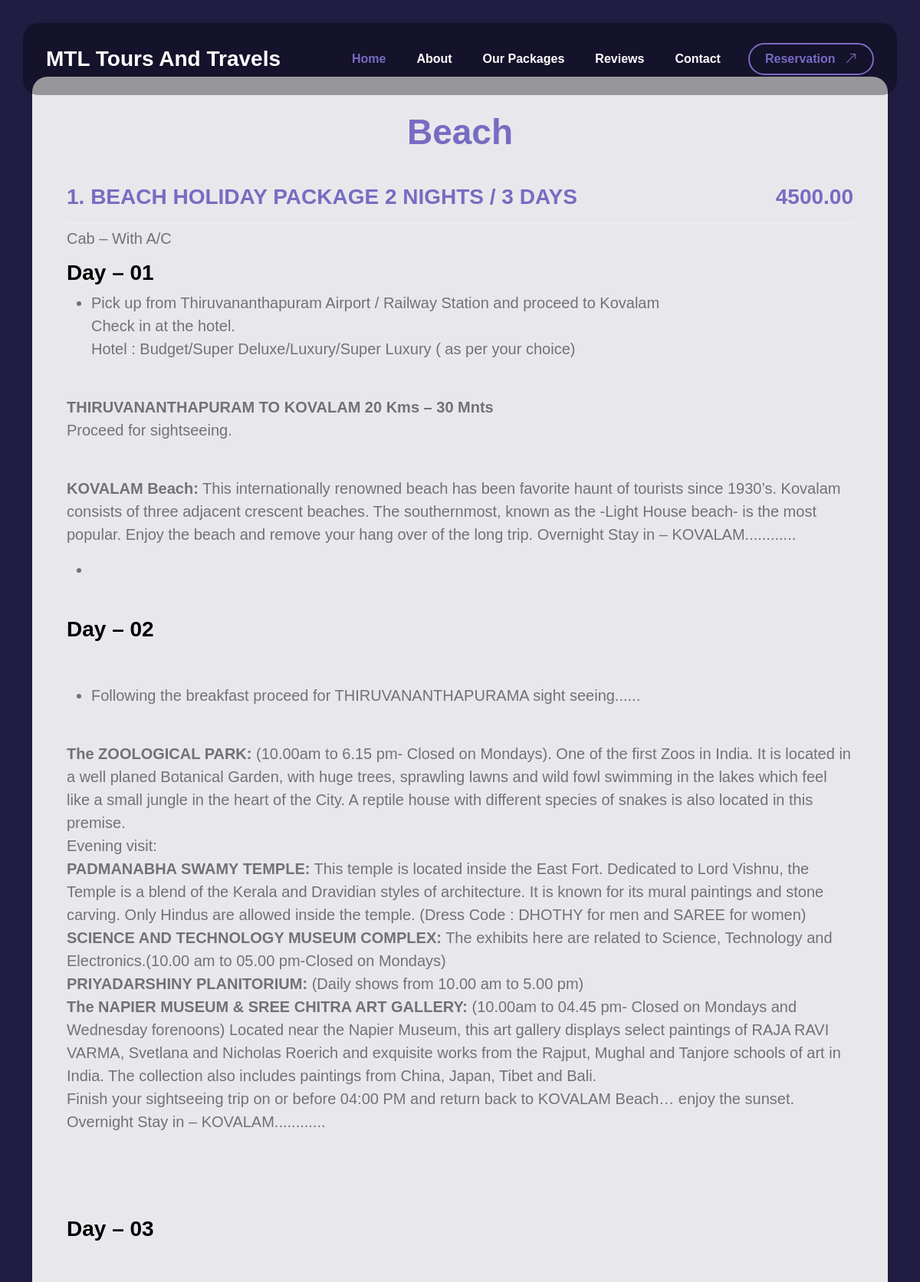
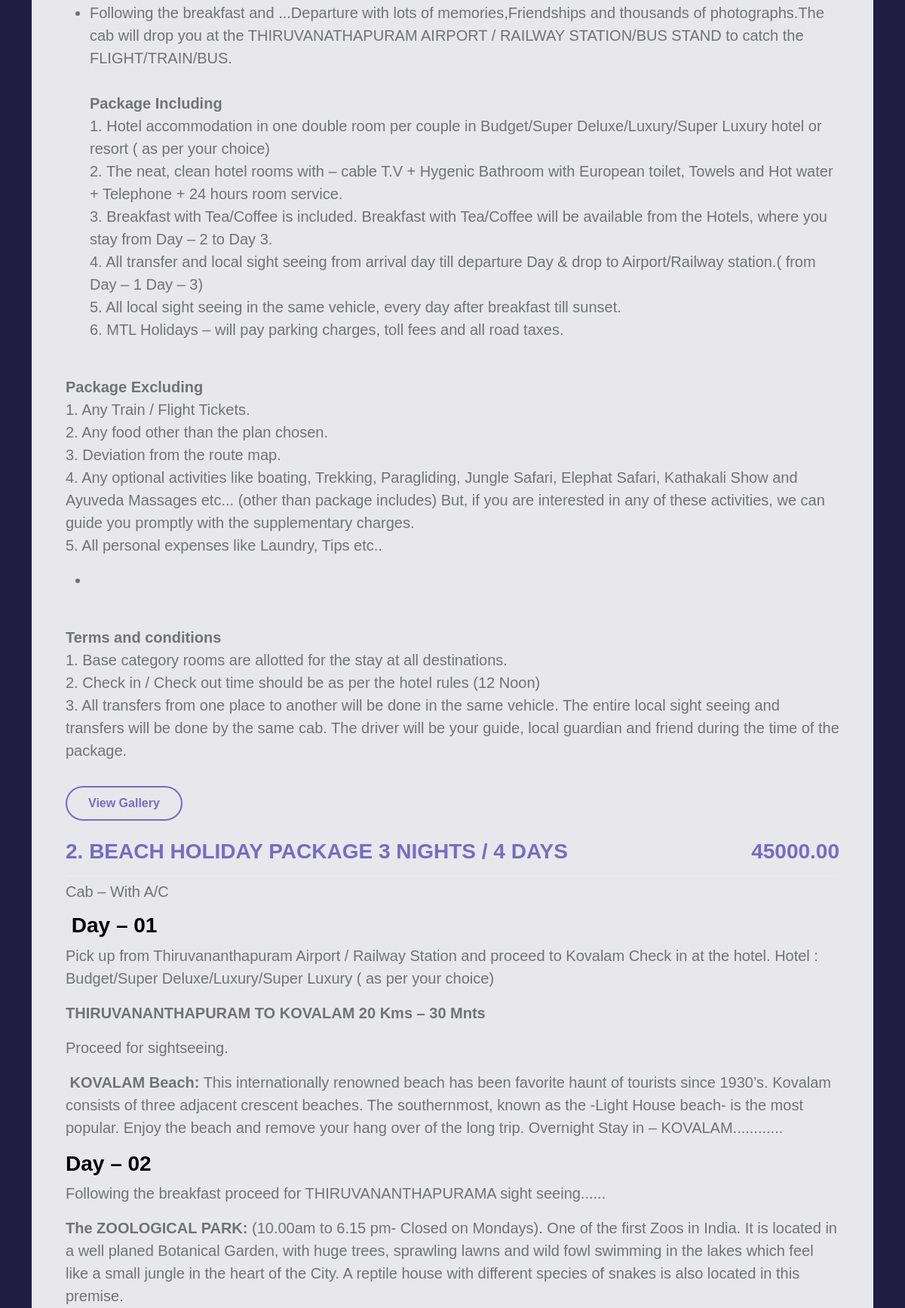
The page /category/5/ (upper part) on the database its author committed (2 pictures, top to bottom).
### travelapp/models.py (models this page shows, shortened)
class Category(models.Model):
    heading = models.CharField(max_length=255, verbose_name='Category Heading')
    image = models.ImageField(upload_to='image/', null=True, blank=True)

class Package(models.Model):
    category = models.ForeignKey(Category, on_delete=models.SET_DEFAULT, default=None, related_name='packages', verbose_name=('Category'))
    name = models.CharField(max_length=255, verbose_name=('Package Name'), unique=True)
    price = models.DecimalField(max_digits=8, decimal_places=2, verbose_name=('Price'))
    description = RichTextField(null=True, blank=True, verbose_name=('Description'))

### travelapp/views.py (the view)
# urls.py: path('category/<int:category_id>/',views. package_view, name='package_view'),
def package_view(request, category_id):
    category = get_object_or_404(Category, id=category_id)
    packages = category.packages.all()
    return render(request, 'package_view.html', {'category': category, 'packages': packages})

### travelapp/templates/package_view.html (shortened to what this page needs)
<!DOCTYPE html>
{%load static%}
<html lang="en">
<head>
    <link rel="stylesheet" href="{% static 'css/bootstrap.min.css' %}">
    <link rel="stylesheet" href="{% static 'css/bootstrap-icons.css' %}">
    <link rel="stylesheet" href="{% static 'css/vegas.min.css' %}">
    <link rel="stylesheet" href="{% static 'css/tooplate-barista.css' %}">
</head>
<body class="reservation-page">
    <main>
         <nav class="navbar navbar-expand-lg">
                    <div class="container">
                        <a class="navbar-brand d-flex align-items-center" href="{% url 'index' %}">
                            MTL Tours And Travels
                        </a>
                        <div class="collapse navbar-collapse" id="navbarNav">
                            <ul class="navbar-nav ms-lg-auto">
                                <li class="nav-item">
                                    <a class="nav-link click-scroll" href="{% url 'index' %}#section_1">Home</a>
                                </li>
                                <li class="nav-item">
                                    <a class="nav-link click-scroll" href="{% url 'index' %}#section_2">About</a>
                                </li>
                                <li class="nav-item">
                                    <a class="nav-link click-scroll" href="{% url 'category_selection' %}">Our Packages</a>
                                </li>
                                <li class="nav-item">
                                    <a class="nav-link click-scroll" href="{% url 'index' %}#section_4">Reviews</a>
                                </li>
                                <li class="nav-item">
                                    <a class="nav-link click-scroll" href="{% url 'index' %}#section_5">Contact</a>
                                </li>
                            </ul>
                            <div class="ms-lg-3">
                                <a class="btn custom-btn custom-border-btn" href="{% url 'reservation' %}">
                                    Reservation
                                    <i class="bi-arrow-up-right ms-2"></i>
                                </a>
                            </div>
                        </div>
                    </div>
                </nav>
        <section class="menu-section section-padding" id="section_3">
            <div class="container">
                <div class="row">
                    <div class="col-lg-14 col-12 mb-4 mb-lg-0">
                        <div style="background: rgba(255, 255, 255, 0.897);
                        border-radius: var(--border-radius-medium);
                        padding: 45px;">
                            <div class="text-center mb-4 pb-lg-2">
                                <h2 style="color: #776cc2;">{{ category.heading }}</h2>
                            </div>
                            {% for package in category.packages.all %}
                                <div class="menu-block">
                                    <div class="d-flex">
                                        <h4 style="color: #776cc2;">{{ package.name }}</h4>
                                        <h4 class="ms-auto" style="color: #776cc2;" style="font-size: 1.5em;">{{ package.price }}</h4>
                                    </div>
                                    <div class="border-top mt-2 pt-2">
                                        <h4> {{ package.description|safe }}<h4>
                                    </div>
                                    <a href="{% url 'gallery_url' package.id %}" class="smoothscroll btn custom-btn custom-border-btn mt-3 mb-4">View Gallery</a>
                                </div>
                            {% endfor %}
                        </div>
                    </div>
                </div>
            </div>
        </section>
    </main>
</body>
</html>

### travelapp/static/css/tooplate-barista.css (style rules this page uses)
:root { --white-color: #ffffff; --primary-color: #776cc2; --secondary-color: #776cc2; --section-bg-color: #201c42; --custom-btn-bg-color: #776cc2; --custom-btn-bg-hover-color: #776cc2; --dark-color: #000000; --p-color: #717275; --border-color: #7fffd4; --link-hover-color: #201c42; --body-font-family: 'Plus Jakarta Sans', sans-serif; --h1-font-size: 68px; --h2-font-size: 46px; --h3-font-size: 32px; --h4-font-size: 28px; --h5-font-size: 24px; --h6-font-size: 22px; --p-font-size: 20px; --btn-font-size: 16px; --form-btn-font-size: 18px; --menu-font-size: 16px; --border-radius-large: 100px; --border-radius-medium: 20px; --border-radius-small: 10px; --font-weight-thin: 200; --font-weight-light: 300; --font-weight-normal: 400; --font-weight-bold: 700; }
body { background-color: var(--white-color); font-family: var(--body-font-family); }
h2, h3, h4, h5, h6 { color: var(--dark-color); }
h1, h2, h3, h4, h5, h6 { font-weight: var(--font-weight-bold); }
h2 { font-size: var(--h2-font-size); }
h4 { font-size: var(--h4-font-size); }
p { color: var(--p-color); font-size: var(--p-font-size); font-weight: var(--font-weight-light); }
ul li { color: var(--p-color); font-size: var(--p-font-size); font-weight: var(--font-weight-light); }
a, button { touch-action: manipulation; transition: all 0.3s; }
a { display: inline-block; color: var(--primary-color); text-decoration: none; }
b, strong { font-weight: var(--font-weight-bold); }
.section-padding { padding-top: 100px; padding-bottom: 100px; }
.custom-btn { background: var(--custom-btn-bg-color); border: 2px solid transparent; border-radius: var(--border-radius-large); color: var(--white-color); font-size: var(--btn-font-size); font-weight: var(--font-weight-bold); line-height: normal; transition: all 0.3s; padding: 12px 28px; }
.custom-border-btn { background: transparent; border: 2px solid var(--white-color); color: var(--white-color); }
.navbar { background: transparent; z-index: 999999; padding-top: 30px; padding-bottom: 30px; }
.navbar .container { background: rgba(0, 0, 0, 0.35); border-radius: var(--border-radius-medium); padding: 15px 30px; }
.navbar-brand, .navbar-brand:hover { font-size: var(--h4-font-size); font-weight: var(--font-weight-bold); display: block; color: var(--white-color); }
.navbar .custom-btn { padding: 10px 20px; }
.navbar-expand-lg .navbar-nav .nav-link { border-radius: var(--border-radius-large); margin: 10px; padding: 10px; }
.navbar-nav .nav-link { display: inline-block; color: var(--white-color); font-size: var(--menu-font-size); font-weight: var(--font-weight-bold); padding-top: 15px; padding-bottom: 15px; }
.navbar-nav .nav-link.active, .navbar-nav .nav-link:hover { color: var(--secondary-color); }
.menu-section { background-color: #201c42; background-repeat: no-repeat; }
.menu-block .border-top { border-top-color: rgba(255, 255, 255, 0.35) !important; }
.reservation-page .custom-border-btn { border-color: var(--secondary-color); color: var(--secondary-color); }

### rows shown on the page
Category: heading "Beach"
Package: name "1. BEACH HOLIDAY PACKAGE 2 NIGHTS / 3 DAYS", price "4500.00", description "Cab – With A/C Day – 01 Pick up from Thiruvananthapuram Airport / Railway Station and proceed to Kovalam Check in at the hotel. Hotel : Budget/Super Deluxe/Luxury/Super Luxury ( as per your choice) THIRUVANANTHAPURAM TO KOVALAM 20 Kms – 30 Mnts Proceed for sightseeing. KOVALAM Beach: This internationally renowned beach has been favorite haunt of tourists since 1930’s. Kovalam consists of three adjacent crescent beaches. The southernmost, known as the -Light House beach- is the most popular. Enjoy the beach and remove your hang over of the long trip. Overnight Stay in – KOVALAM............ Day – 02 Following the breakfast proceed for THIRUVANANTHAPURAMA sight seeing...... The ZOOLOGICAL…"
Package: name "2. BEACH HOLIDAY PACKAGE 3 NIGHTS / 4 DAYS", price "45000.00", description "Cab – With A/C Day – 01 Pick up from Thiruvananthapuram Airport / Railway Station and proceed to Kovalam Check in at the hotel. Hotel : Budget/Super Deluxe/Luxury/Super Luxury ( as per your choice) THIRUVANANTHAPURAM TO KOVALAM 20 Kms – 30 Mnts Proceed for sightseeing. KOVALAM Beach: This internationally renowned beach has been favorite haunt of tourists since 1930’s. Kovalam consists of three adjacent crescent beaches. The southernmost, known as the -Light House beach- is the most popular. Enjoy the beach and remove your hang over of the long trip. Overnight Stay in – KOVALAM............ Day – 02 Following the breakfast proceed for THIRUVANANTHAPURAMA sight seeing...... The ZOOLOGICAL…"
